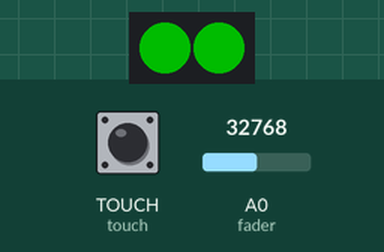
This program was run on a simulated CircuitPython board. On the bench: 2 RGB LEDs in strip order, left to right. Inputs (shaded band) come from the test bench; at power-on: TOUCH (touch) LOW, A0 (fader) = 32768 (analog values on the 0–65535 scale). Dim RGB values are drawn brighter than linear; touch pads read as touched when driven HIGH; what the program prints to the serial console is not drawn.

Above: at 1.2 s.
1.3 s: TOUCH (touch) pulled HIGH for 0.35 s
Timing chart, 0 to 4.3 s (numbered marks = the images above; inputs shaded):
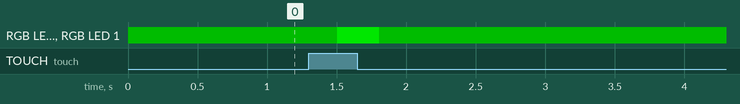

The program:

code.py
```python
import board
import time

import touchio
import analogio
import neopixel

pixels = neopixel.NeoPixel(board.NEOPIXEL, 2, brightness=0.3)
pixels.fill((0,255,0))

fader = analogio.AnalogIn(board.A0)
touch = touchio.TouchIn(board.TOUCH)

while True:
    if touch.value:
        print("Registering touch")
        pixels.brightness = 0.7
    else:
        pixels.brightness = 0.3
    print(f"Fader value: {fader.value}")
    time.sleep(0.3)
```

Measured:
- after the input at 1.3 s, RGB LED 0, RGB LED 1: RGB(0, 76, 0) → RGB(0, 178, 0) after 0.20 s, → RGB(0, 76, 0) 0.30 s later
